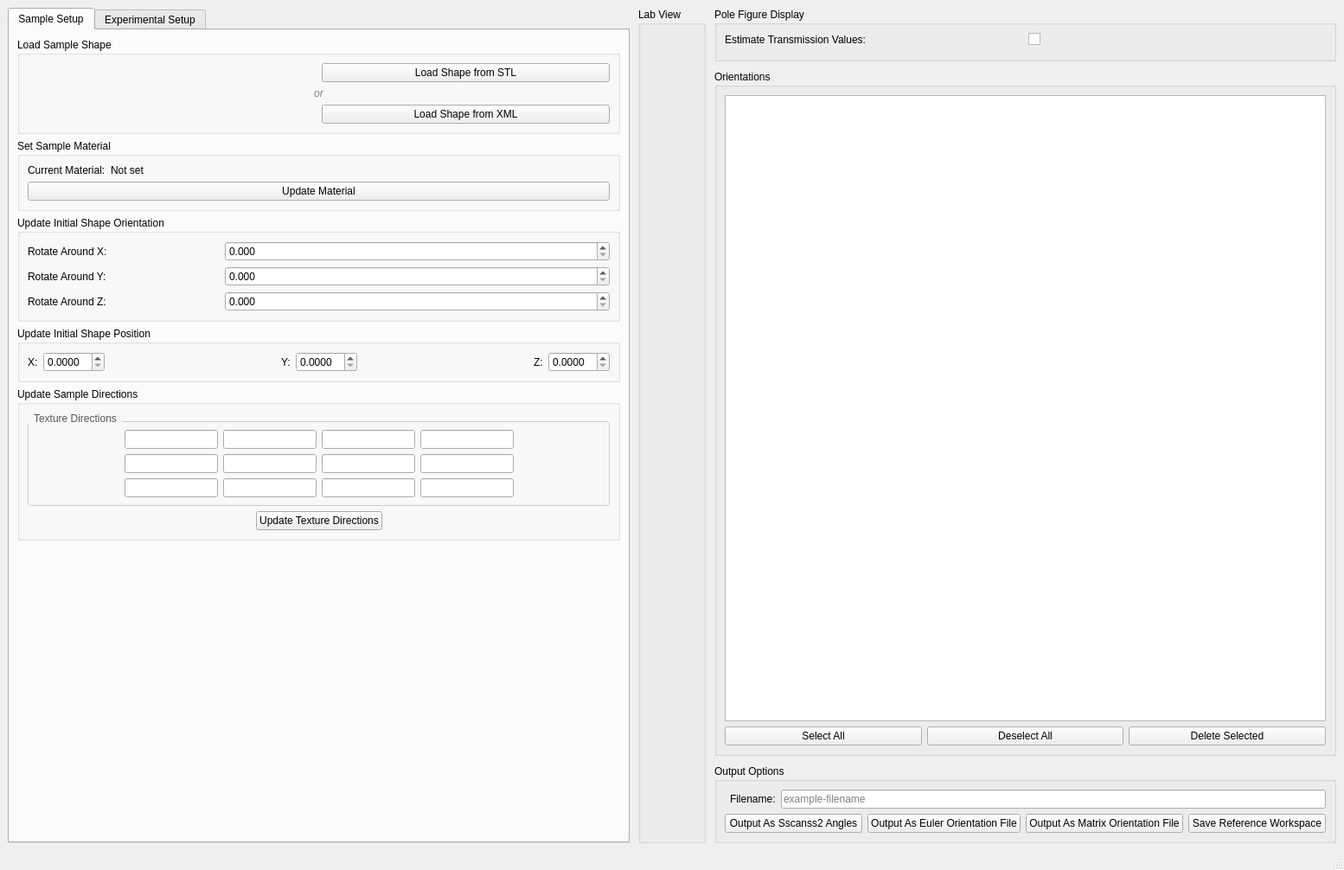
<?xml version="1.0" encoding="UTF-8"?>
<ui version="4.0">
 <class>MantidTextureTool</class>
 <widget class="QMainWindow" name="MantidTextureTool">
  <property name="geometry">
   <rect>
    <x>0</x>
    <y>0</y>
    <width>1554</width>
    <height>857</height>
   </rect>
  </property>
  <property name="windowTitle">
   <string>Mantid Texture Experiment Planner</string>
  </property>
  <widget class="QWidget" name="centralwidget">
   <layout class="QGridLayout" name="gridMain">
    <property name="spacing">
     <number>10</number>
    </property>
    <item row="0" column="0">
     <layout class="QVBoxLayout" name="leftColumn">
      <property name="spacing">
       <number>8</number>
      </property>
      <item>
       <widget class="QTabWidget" name="tabSetup">
        <widget class="QWidget" name="tabSample">
         <attribute name="title">
          <string>Sample Setup</string>
         </attribute>
         <layout class="QVBoxLayout" name="laySampleShape">
         <item>
          <widget class="QGroupBox" name="grpLoadShape">
           <property name="title">
            <string>Load Sample Shape</string>
           </property>
          <layout class="QVBoxLayout" name="layLoadShape">
           <item>
               <layout class="QHBoxLayout">
                   <item>
       <widget class="FileFinderWidget" name="finder_stl" native="true"/>
      </item>
                   <item>
            <widget class="QPushButton" name="btnSTL">
             <property name="text">
              <string>Load Shape from STL</string>
             </property>
            </widget>
           </item>
               </layout>
           </item>

              <item>
            <widget class="QLabel" name="label_or">
             <property name="styleSheet">
              <string notr="true">color: grey; font-style: italic;</string>
             </property>
             <property name="text">
              <string>or</string>
             </property>
             <property name="alignment">
              <set>Qt::AlignCenter</set>
             </property>
            </widget>
           </item>

              <item>
               <layout class="QHBoxLayout">
                   <item>
       <widget class="FileFinderWidget" name="finder_xml" native="true"/>
      </item>
                   <item>
            <widget class="QPushButton" name="btnXML">
             <property name="text">
              <string>Load Shape from XML</string>
             </property>
            </widget>
           </item>
               </layout>
           </item>




          </layout>
          </widget>
         </item>
         <item>
          <widget class="QGroupBox" name="grpSetMaterial">
           <property name="title">
            <string>Set Sample Material</string>
           </property>
           <layout class="QVBoxLayout" name="laySetMaterial">
            <item>
             <layout class="QHBoxLayout" name="layCurrentMaterial">
              <item>
               <widget class="QLabel" name="lblCurrentMaterial">
                <property name="text">
                 <string>Current Material:</string>
                </property>
               </widget>
              </item>
              <item>
               <widget class="QLabel" name="lblCurrentMaterialValue">
                <property name="text">
                 <string>Not set</string>
                </property>
               </widget>
              </item>
              <item>
               <spacer name="spacerCurrentMaterial">
                <property name="orientation">
                 <enum>Qt::Horizontal</enum>
                </property>
                <property name="sizeHint" stdset="0">
                 <size>
                  <width>40</width>
                  <height>0</height>
                 </size>
                </property>
               </spacer>
              </item>
             </layout>
            </item>
            <item>
             <widget class="QPushButton" name="btnSetMaterial">
              <property name="text">
               <string>Update Material</string>
              </property>
             </widget>
            </item>
           </layout>
          </widget>
         </item>
            <item>
              <widget class="QGroupBox" name="initOrientation">
               <property name="title">
                <string>Update Initial Shape Orientation</string>
               </property>
               <layout class="QGridLayout" name="layInitAxis">
                <item row="0" column="0">
                 <widget class="QLabel" name="lblInitX">
                  <property name="text">
                   <string>Rotate Around X:</string>
                  </property>
                 </widget>
                </item>
                <item row="0" column="1" colspan="2">
                 <widget class="QDoubleSpinBox" name="spnInitX">
                  <property name="decimals">
                   <number>3</number>
                  </property>
                 </widget>
                </item>
                <item row="1" column="0">
                 <widget class="QLabel" name="lblInitY">
                  <property name="text">
                   <string>Rotate Around Y:</string>
                  </property>
                 </widget>
                </item>
                <item row="1" column="1" colspan="2">
                 <widget class="QDoubleSpinBox" name="spnInitY">
                  <property name="decimals">
                   <number>3</number>
                  </property>
                 </widget>
                </item>

                   <item row="2" column="0">
                 <widget class="QLabel" name="lblInitZ">
                  <property name="text">
                   <string>Rotate Around Z:</string>
                  </property>
                 </widget>
                </item>
                <item row="2" column="1" colspan="2">
                 <widget class="QDoubleSpinBox" name="spnInitZ">
                  <property name="decimals">
                   <number>3</number>
                  </property>
                 </widget>
                </item>
               </layout>
              </widget>
             </item>

            <item>
              <widget class="QGroupBox" name="initPosition">
               <property name="title">
                <string>Update Initial Shape Position</string>
               </property>
               <layout class="QGridLayout" name="layInitAxis">
                <item row="0" column="0">
                 <widget class="QLabel" name="lblInitPX">
                  <property name="text">
                   <string>X:</string>
                  </property>
                 </widget>
                </item>
                <item row="0" column="1" colspan="1">
                 <widget class="QDoubleSpinBox" name="spnInitPX">
                  <property name="decimals">
                   <number>4</number>
                  </property>
                 </widget>
                </item>

                   <item row="0" column="2">
   <spacer name="spacer_left">
    <property name="orientation">
     <enum>Qt::Horizontal</enum>
    </property>
    <property name="sizeHint" stdset="0">
     <size>
      <width>40</width>
      <height>0</height>
     </size>
    </property>
   </spacer>
  </item>

                <item row="0" column="3">
                 <widget class="QLabel" name="lblInitPY">
                  <property name="text">
                   <string>Y:</string>
                  </property>
                 </widget>
                </item>
                <item row="0" column="4" colspan="1">
                 <widget class="QDoubleSpinBox" name="spnInitPY">
                  <property name="decimals">
                   <number>4</number>
                  </property>
                 </widget>
                </item>

                   <item row="0" column="5">
   <spacer name="spacer_left">
    <property name="orientation">
     <enum>Qt::Horizontal</enum>
    </property>
    <property name="sizeHint" stdset="0">
     <size>
      <width>40</width>
      <height>0</height>
     </size>
    </property>
   </spacer>
  </item>

                   <item row="0" column="6">
                 <widget class="QLabel" name="lblInitPZ">
                  <property name="text">
                   <string>Z:</string>
                  </property>
                 </widget>
                </item>
                <item row="0" column="7" colspan="1">
                 <widget class="QDoubleSpinBox" name="spnInitPZ">
                  <property name="decimals">
                   <number>4</number>
                  </property>
                 </widget>
                </item>
               </layout>
              </widget>
             </item>


        <item>
       <widget class="QGroupBox" name="grpDirectionWidgets">
        <property name="title">
         <string>Update Sample Directions</string>
        </property>
        <layout class="QVBoxLayout" name="vboxDirectionWidgets">
         <item>
          <widget class="QGroupBox" name="groupBox_textureVectors">
     <property name="title">
      <string>Texture Directions</string>
     </property>
 <property name="styleSheet">
  <string notr="true">
   QGroupBox {
    border: 1px solid #ccc;
    border-radius: 4px;
    margin-top: 10px;
   }
   QGroupBox::title {
    subcontrol-origin: margin;
    subcontrol-position: top left;
    padding: 0 5px;
    font-weight: normal;
    color: #555;
   }
  </string>
 </property>
     <layout class="QGridLayout">
      <item row="0" column="0">
   <spacer name="spacer_left">
    <property name="orientation">
     <enum>Qt::Horizontal</enum>
    </property>
    <property name="sizeHint" stdset="0">
     <size>
      <width>40</width>
      <height>20</height>
     </size>
    </property>
   </spacer>
  </item>
         <item row="0" column="1">
       <widget class="QLineEdit" name="lineedit_RD">
               <property name="text">
           <string/>
          </property>
        <property name="maximumWidth">
      <number>30</number>
    </property>
    <property name="sizePolicy">
      <sizepolicy hsizetype="Fixed" vsizetype="Preferred">
        <horstretch>0</horstretch>
        <verstretch>0</verstretch>
      </sizepolicy>
    </property>
         </widget>
      </item>
      <item row="0" column="2">
       <widget class="QLineEdit" name="lineedit_RD0">
               <property name="text">
           <string/>
          </property>
        <property name="maximumWidth">
      <number>30</number>
    </property>
    <property name="sizePolicy">
      <sizepolicy hsizetype="Fixed" vsizetype="Preferred">
        <horstretch>0</horstretch>
        <verstretch>0</verstretch>
      </sizepolicy>
    </property>
         </widget>
      </item>
      <item row="0" column="3">
       <widget class="QLineEdit" name="lineedit_RD1">
               <property name="text">
           <string/>
          </property>
        <property name="maximumWidth">
      <number>30</number>
    </property>
    <property name="sizePolicy">
      <sizepolicy hsizetype="Fixed" vsizetype="Preferred">
        <horstretch>0</horstretch>
        <verstretch>0</verstretch>
      </sizepolicy>
    </property>
         </widget>
      </item>
      <item row="0" column="4">
       <widget class="QLineEdit" name="lineedit_RD2">
               <property name="text">
           <string/>
          </property>
        <property name="maximumWidth">
      <number>30</number>
    </property>
    <property name="sizePolicy">
      <sizepolicy hsizetype="Fixed" vsizetype="Preferred">
        <horstretch>0</horstretch>
        <verstretch>0</verstretch>
      </sizepolicy>
    </property>
         </widget>
      </item>
         <item row="1" column="1">
       <widget class="QLineEdit" name="lineedit_ND">
               <property name="text">
           <string/>
          </property>
        <property name="maximumWidth">
      <number>30</number>
    </property>
    <property name="sizePolicy">
      <sizepolicy hsizetype="Fixed" vsizetype="Preferred">
        <horstretch>0</horstretch>
        <verstretch>0</verstretch>
      </sizepolicy>
    </property>
         </widget>
      </item>
      <item row="1" column="2">
       <widget class="QLineEdit" name="lineedit_ND0">
               <property name="text">
           <string/>
          </property>
        <property name="maximumWidth">
      <number>30</number>
    </property>
    <property name="sizePolicy">
      <sizepolicy hsizetype="Fixed" vsizetype="Preferred">
        <horstretch>0</horstretch>
        <verstretch>0</verstretch>
      </sizepolicy>
    </property>
         </widget>
      </item>
      <item row="1" column="3">
       <widget class="QLineEdit" name="lineedit_ND1">
               <property name="text">
           <string/>
          </property>
        <property name="maximumWidth">
      <number>30</number>
    </property>
    <property name="sizePolicy">
      <sizepolicy hsizetype="Fixed" vsizetype="Preferred">
        <horstretch>0</horstretch>
        <verstretch>0</verstretch>
      </sizepolicy>
    </property>
         </widget>
      </item>
      <item row="1" column="4">
       <widget class="QLineEdit" name="lineedit_ND2">
               <property name="text">
           <string/>
          </property>
        <property name="maximumWidth">
      <number>30</number>
    </property>
    <property name="sizePolicy">
      <sizepolicy hsizetype="Fixed" vsizetype="Preferred">
        <horstretch>0</horstretch>
        <verstretch>0</verstretch>
      </sizepolicy>
    </property>
         </widget>
      </item>
      <item row="2" column="1">
       <widget class="QLineEdit" name="lineedit_TD">
               <property name="text">
           <string/>
          </property>
        <property name="maximumWidth">
      <number>30</number>
    </property>
    <property name="sizePolicy">
      <sizepolicy hsizetype="Fixed" vsizetype="Preferred">
        <horstretch>0</horstretch>
        <verstretch>0</verstretch>
      </sizepolicy>
    </property>
         </widget>
      </item>
      <item row="2" column="2">
       <widget class="QLineEdit" name="lineedit_TD0">
               <property name="text">
           <string/>
          </property>
        <property name="maximumWidth">
      <number>30</number>
    </property>
    <property name="sizePolicy">
      <sizepolicy hsizetype="Fixed" vsizetype="Preferred">
        <horstretch>0</horstretch>
        <verstretch>0</verstretch>
      </sizepolicy>
    </property>
         </widget>
      </item>
      <item row="2" column="3">
       <widget class="QLineEdit" name="lineedit_TD1">
               <property name="text">
           <string/>
          </property>
        <property name="maximumWidth">
      <number>30</number>
    </property>
    <property name="sizePolicy">
      <sizepolicy hsizetype="Fixed" vsizetype="Preferred">
        <horstretch>0</horstretch>
        <verstretch>0</verstretch>
      </sizepolicy>
    </property>
         </widget>
      </item>
      <item row="2" column="4">
       <widget class="QLineEdit" name="lineedit_TD2">
               <property name="text">
           <string/>
          </property>
        <property name="maximumWidth">
      <number>30</number>
    </property>
    <property name="sizePolicy">
      <sizepolicy hsizetype="Fixed" vsizetype="Preferred">
        <horstretch>0</horstretch>
        <verstretch>0</verstretch>
      </sizepolicy>
    </property>
         </widget>
      </item>
      <item row="2" column="5">
   <spacer name="spacer_left">
    <property name="orientation">
     <enum>Qt::Horizontal</enum>
    </property>
    <property name="sizeHint" stdset="0">
     <size>
      <width>40</width>
      <height>20</height>
     </size>
    </property>
   </spacer>
  </item>
     </layout>
    </widget>
         </item>

            <item>
                    <layout  class="QHBoxLayout">
                        <item>
            <spacer name="spGroupStretch">
             <property name="orientation">
              <enum>Qt::Horizontal</enum>
             </property>
             <property name="sizeHint" stdset="0">
              <size>
               <width>40</width>
               <height>0</height>
              </size>
             </property>
            </spacer>
           </item>
            <item>
            <widget class="QPushButton" name="updateDirs">
             <property name="text">
              <string>Update Texture Directions</string>
             </property>
            </widget>
           </item>
                      <item>
            <spacer name="spGroupStretch">
             <property name="orientation">
              <enum>Qt::Horizontal</enum>
             </property>
             <property name="sizeHint" stdset="0">
              <size>
               <width>40</width>
               <height>0</height>
              </size>
             </property>
            </spacer>
           </item>
                    </layout>
            </item>

        </layout>
       </widget>
      </item>
      <item>
       <spacer name="spSampleStretch">
        <property name="orientation">
         <enum>Qt::Vertical</enum>
        </property>
        <property name="sizeHint" stdset="0">
         <size>
          <width>20</width>
          <height>40</height>
         </size>
        </property>
       </spacer>
      </item>
        </layout>
       </widget>
        <widget class="QWidget" name="tabExperiment">
         <attribute name="title">
          <string>Experimental Setup</string>
         </attribute>
        <layout class="QVBoxLayout" name="layExperimentalSetup">
         <item>
          <layout class="QHBoxLayout" name="laySampleGroupRow">
           <item>
            <widget class="QLabel" name="lblInstr">
             <property name="text">
              <string>Instrument: </string>
             </property>
            </widget>
           </item>
           <item>
            <widget class="QComboBox" name="cmbInstr"/>
           </item>
           <item>
            <spacer name="spGroupStretch">
             <property name="orientation">
              <enum>Qt::Horizontal</enum>
             </property>
             <property name="sizeHint" stdset="0">
              <size>
               <width>40</width>
               <height>20</height>
              </size>
             </property>
            </spacer>
           </item>
           <item>
            <widget class="QLabel" name="lblGroup">
             <property name="text">
              <string>Group:</string>
             </property>
            </widget>
           </item>
           <item>
            <widget class="QComboBox" name="cmbGroup"/>
           </item>
          </layout>
         </item>
         <item>
          <layout class="QHBoxLayout" name="layCustomInstrRow">
           <item>
            <widget class="QLabel" name="lblCustomInstr">
             <property name="text">
              <string>Custom Instrument:</string>
             </property>
            </widget>
           </item>
           <item>
            <widget class="QLineEdit" name="edt_custom_instr"/>
           </item>
          </layout>
         </item>
         <item>
          <widget class="FileFinderWidget" name="finder_grouping" native="true"/>
         </item>
         <item>
          <layout class="QHBoxLayout" name="layUpdateInstrRow">
           <item>
            <spacer name="spUpdateInstrLeft">
             <property name="orientation">
              <enum>Qt::Horizontal</enum>
             </property>
             <property name="sizeHint" stdset="0">
              <size>
               <width>40</width>
               <height>20</height>
              </size>
             </property>
            </spacer>
           </item>
           <item>
            <widget class="QPushButton" name="btnUpdateInstr">
             <property name="text">
              <string>Update Instrument</string>
             </property>
            </widget>
           </item>
           <item>
            <spacer name="spUpdateInstrRight">
             <property name="orientation">
              <enum>Qt::Horizontal</enum>
             </property>
             <property name="sizeHint" stdset="0">
              <size>
               <width>40</width>
               <height>20</height>
              </size>
             </property>
            </spacer>
           </item>
          </layout>
         </item>
         <item>
       <widget class="QGroupBox" name="grpGaugeVol">
        <property name="title">
         <string>Gauge Volume Options</string>
        </property>
        <layout class="QVBoxLayout" name="gaugeVolLayout">
         <item>
          <widget class="QComboBox" name="combo_shapeMethod">
           <item>
            <property name="text">
             <string>4mmCube</string>
            </property>
           </item>
           <item>
            <property name="text">
             <string>Custom Shape</string>
            </property>
           </item>
           <item>
            <property name="text">
             <string>No Gauge Volume</string>
            </property>
           </item>
          </widget>
         </item>
         <item>
          <layout class="QHBoxLayout">
           <item>
            <widget class="FileFinderWidget" name="finder_gauge_vol" native="true"/>
           </item>
          </layout>
         </item>
         <item>
          <layout class="QHBoxLayout" name="gaugeVolButtons">
           <item>
            <widget class="QPushButton" name="setGV">
             <property name="text">
              <string>Set Gauge Volume</string>
             </property>
            </widget>
           </item>
           <item>
            <widget class="QPushButton" name="clearGV">
             <property name="text">
              <string>Clear Gauge Volume</string>
             </property>
             <property name="toolTip">
              <string>Remove any active gauge volume (equivalent to selecting "No Gauge Volume" and pressing Set Gauge Volume).</string>
             </property>
            </widget>
           </item>
          </layout>
         </item>
        </layout>
       </widget>
      </item>
      <item>
       <widget class="QGroupBox" name="grpOrientationFile">
        <property name="title">
         <string>Load Orientation File</string>
        </property>
        <layout class="QVBoxLayout" name="vboxOrientationFiles">
         <item>
                 <layout class="QHBoxLayout" name="horizLayout_loadFiles">
      <item>
       <widget class="FileFinderWidget" name="finder_orient" native="true"/>
      </item>
        <item>
   <widget class="QPushButton" name="btnOrient">
    <property name="text">
     <string>Load Orientation File</string>
    </property>
   </widget>
  </item>
                 </layout>
         </item>
        </layout>
       </widget>
      </item>
      <item>
       <widget class="QGroupBox" name="grpGoniometer">
        <property name="title">
         <string>Goniometers</string>
        </property>
        <layout class="QVBoxLayout" name="layGoniometer">
         <item>
          <layout class="QGridLayout" name="gridGonioTop">
           <item row="0" column="0">
            <widget class="QLabel" name="lblNumAxes">
             <property name="text">
              <string>Num axes:</string>
             </property>
            </widget>
           </item>
           <item row="0" column="2">
            <widget class="QSpinBox" name="spnNumAxes">
             <property name="minimum">
              <number>1</number>
             </property>
             <property name="maximum">
              <number>6</number>
             </property>
             <property name="value">
              <number>2</number>
             </property>
            </widget>
           </item>
           <item row="1" column="0">
            <widget class="QLabel" name="lblStepSize">
             <property name="text">
              <string>Step size:</string>
             </property>
            </widget>
           </item>
           <item row="1" column="2">
            <widget class="QDoubleSpinBox" name="spnStepSize">
             <property name="decimals">
              <number>3</number>
             </property>
             <property name="singleStep">
              <double>1.000000000000000</double>
             </property>
             <property name="value">
              <double>15.000000000000000</double>
             </property>
            </widget>
           </item>
              <item row="2" column="0">
            <widget class="QLabel" name="lblNumAxes">
             <property name="text">
              <string>Current Orientation Index:</string>
             </property>
            </widget>
           </item>
           <item row="2" column="2">
            <widget class="QSpinBox" name="spnIndex">
             <property name="minimum">
              <number>1</number>
             </property>
             <property name="maximum">
              <number>1</number>
             </property>
             <property name="value">
              <number>1</number>
             </property>
            </widget>
           </item>

              <item row="3" column="1">
            <widget class="QPushButton" name="addOrientation">
             <property name="text">
              <string>Add Orientation</string>
             </property>
            </widget>
           </item>

          </layout>
         </item>
         <item>
          <widget class="QScrollArea" name="scrollAxes">
           <property name="sizePolicy">
            <sizepolicy hsizetype="Expanding" vsizetype="MinimumExpanding">
             <horstretch>0</horstretch>
             <verstretch>1</verstretch>
            </sizepolicy>
           </property>
           <property name="minimumSize">
            <size>
             <width>0</width>
             <height>500</height>
            </size>
           </property>
           <property name="widgetResizable">
            <bool>true</bool>
           </property>
           <property name="verticalScrollBarPolicy">
            <enum>Qt::ScrollBarAsNeeded</enum>
           </property>
           <widget class="QWidget" name="scrollAxesContents">
            <property name="geometry">
             <rect>
              <x>0</x>
              <y>0</y>
              <width>463</width>
              <height>400</height>
             </rect>
            </property>
            <layout class="QGridLayout" name="gridAxes">
             <property name="spacing">
              <number>8</number>
             </property>
             <item row="0" column="0">
              <widget class="QGroupBox" name="axis0">
               <property name="title">
                <string>Axis 0</string>
               </property>
               <layout class="QGridLayout" name="layAxis0">
                <item row="0" column="0">
                 <widget class="QLabel" name="lblVec0">
                  <property name="text">
                   <string>Vector:</string>
                  </property>
                 </widget>
                </item>
                <item row="0" column="1" colspan="2">
                 <widget class="QLineEdit" name="edtVec0">
                  <property name="text">
                   <string>1,0,0</string>
                  </property>
                 </widget>
                </item>
                <item row="1" column="0">
                 <widget class="QLabel" name="lblSense0">
                  <property name="text">
                   <string>Sense:</string>
                  </property>
                 </widget>
                </item>
                <item row="1" column="1" colspan="2">
                 <widget class="QComboBox" name="cmbSense0">
                  <item>
                   <property name="text">
                    <string>Clockwise</string>
                   </property>
                  </item>
                  <item>
                   <property name="text">
                    <string>Counterclockwise</string>
                   </property>
                  </item>
                 </widget>
                </item>
                <item row="2" column="0">
                 <widget class="QLabel" name="lblAngle0">
                  <property name="text">
                   <string>Angle:</string>
                  </property>
                 </widget>
                </item>
                <item row="2" column="1" colspan="2">
                 <widget class="QDoubleSpinBox" name="spnAngle0">
                  <property name="decimals">
                   <number>3</number>
                  </property>
                  <property name="value">
                   <double>0.000000000000000</double>
                  </property>
                 </widget>
                </item>
               </layout>
              </widget>
             </item>
             <item row="0" column="1">
              <widget class="QGroupBox" name="axis1">
               <property name="title">
                <string>Axis 1</string>
               </property>
               <layout class="QGridLayout" name="layAxis1">
                <item row="0" column="0">
                 <widget class="QLabel" name="lblVec1">
                  <property name="text">
                   <string>Vector:</string>
                  </property>
                 </widget>
                </item>
                <item row="0" column="1" colspan="2">
                 <widget class="QLineEdit" name="edtVec1">
                  <property name="text">
                   <string>1,0,0</string>
                  </property>
                 </widget>
                </item>
                <item row="1" column="0">
                 <widget class="QLabel" name="lblSense1">
                  <property name="text">
                   <string>Sense:</string>
                  </property>
                 </widget>
                </item>
                <item row="1" column="1" colspan="2">
                 <widget class="QComboBox" name="cmbSense1">
                  <item>
                   <property name="text">
                    <string>Clockwise</string>
                   </property>
                  </item>
                  <item>
                   <property name="text">
                    <string>Counterclockwise</string>
                   </property>
                  </item>
                 </widget>
                </item>
                <item row="2" column="0">
                 <widget class="QLabel" name="lblAngle1">
                  <property name="text">
                   <string>Angle:</string>
                  </property>
                 </widget>
                </item>
                <item row="2" column="1" colspan="2">
                 <widget class="QDoubleSpinBox" name="spnAngle1">
                  <property name="decimals">
                   <number>3</number>
                  </property>
                 </widget>
                </item>
               </layout>
              </widget>
             </item>
             <item row="1" column="0">
              <widget class="QGroupBox" name="axis2">
               <property name="title">
                <string>Axis 2</string>
               </property>
               <layout class="QGridLayout" name="layAxis2">
                <item row="0" column="0">
                 <widget class="QLabel" name="lblVec2">
                  <property name="text">
                   <string>Vector:</string>
                  </property>
                 </widget>
                </item>
                <item row="0" column="1" colspan="2">
                 <widget class="QLineEdit" name="edtVec2">
                  <property name="text">
                   <string>1,0,0</string>
                  </property>
                 </widget>
                </item>
                <item row="1" column="0">
                 <widget class="QLabel" name="lblSense2">
                  <property name="text">
                   <string>Sense:</string>
                  </property>
                 </widget>
                </item>
                <item row="1" column="1" colspan="2">
                 <widget class="QComboBox" name="cmbSense2">
                  <item>
                   <property name="text">
                    <string>Clockwise</string>
                   </property>
                  </item>
                  <item>
                   <property name="text">
                    <string>Counterclockwise</string>
                   </property>
                  </item>
                 </widget>
                </item>
                <item row="2" column="0">
                 <widget class="QLabel" name="lblAngle2">
                  <property name="text">
                   <string>Angle:</string>
                  </property>
                 </widget>
                </item>
                <item row="2" column="1" colspan="2">
                 <widget class="QDoubleSpinBox" name="spnAngle2">
                  <property name="decimals">
                   <number>3</number>
                  </property>
                 </widget>
                </item>
               </layout>
              </widget>
             </item>
             <item row="1" column="1">
              <widget class="QGroupBox" name="axis3">
               <property name="title">
                <string>Axis 3</string>
               </property>
               <layout class="QGridLayout" name="layAxis3">
                <item row="0" column="0">
                 <widget class="QLabel" name="lblVec3">
                  <property name="text">
                   <string>Vector:</string>
                  </property>
                 </widget>
                </item>
                <item row="0" column="1" colspan="2">
                 <widget class="QLineEdit" name="edtVec3">
                  <property name="text">
                   <string>1,0,0</string>
                  </property>
                 </widget>
                </item>
                <item row="1" column="0">
                 <widget class="QLabel" name="lblSense3">
                  <property name="text">
                   <string>Sense:</string>
                  </property>
                 </widget>
                </item>
                <item row="1" column="1" colspan="2">
                 <widget class="QComboBox" name="cmbSense3">
                  <item>
                   <property name="text">
                    <string>Clockwise</string>
                   </property>
                  </item>
                  <item>
                   <property name="text">
                    <string>Counterclockwise</string>
                   </property>
                  </item>
                 </widget>
                </item>
                <item row="2" column="0">
                 <widget class="QLabel" name="lblAngle3">
                  <property name="text">
                   <string>Angle:</string>
                  </property>
                 </widget>
                </item>
                <item row="2" column="1" colspan="2">
                 <widget class="QDoubleSpinBox" name="spnAngle3">
                  <property name="decimals">
                   <number>3</number>
                  </property>
                 </widget>
                </item>
               </layout>
              </widget>
             </item>
             <item row="2" column="0">
              <widget class="QGroupBox" name="axis4">
               <property name="title">
                <string>Axis 4</string>
               </property>
               <layout class="QGridLayout" name="layAxis4">
                <item row="0" column="0">
                 <widget class="QLabel" name="lblVec4">
                  <property name="text">
                   <string>Vector:</string>
                  </property>
                 </widget>
                </item>
                <item row="0" column="1" colspan="2">
                 <widget class="QLineEdit" name="edtVec4">
                  <property name="text">
                   <string>1,0,0</string>
                  </property>
                 </widget>
                </item>
                <item row="1" column="0">
                 <widget class="QLabel" name="lblSense4">
                  <property name="text">
                   <string>Sense:</string>
                  </property>
                 </widget>
                </item>
                <item row="1" column="1" colspan="2">
                 <widget class="QComboBox" name="cmbSense4">
                  <item>
                   <property name="text">
                    <string>Clockwise</string>
                   </property>
                  </item>
                  <item>
                   <property name="text">
                    <string>Counterclockwise</string>
                   </property>
                  </item>
                 </widget>
                </item>
                <item row="2" column="0">
                 <widget class="QLabel" name="lblAngle4">
                  <property name="text">
                   <string>Angle:</string>
                  </property>
                 </widget>
                </item>
                <item row="2" column="1" colspan="2">
                 <widget class="QDoubleSpinBox" name="spnAngle4">
                  <property name="decimals">
                   <number>3</number>
                  </property>
                 </widget>
                </item>
               </layout>
              </widget>
             </item>
             <item row="2" column="1">
              <widget class="QGroupBox" name="axis5">
               <property name="title">
                <string>Axis 5</string>
               </property>
               <layout class="QGridLayout" name="layAxis5">
                <item row="0" column="0">
                 <widget class="QLabel" name="lblVec5">
                  <property name="text">
                   <string>Vector:</string>
                  </property>
                 </widget>
                </item>
                <item row="0" column="1" colspan="2">
                 <widget class="QLineEdit" name="edtVec5">
                  <property name="text">
                   <string>1,0,0</string>
                  </property>
                 </widget>
                </item>
                <item row="1" column="0">
                 <widget class="QLabel" name="lblSense5">
                  <property name="text">
                   <string>Sense:</string>
                  </property>
                 </widget>
                </item>
                <item row="1" column="1" colspan="2">
                 <widget class="QComboBox" name="cmbSense5">
                  <item>
                   <property name="text">
                    <string>Clockwise</string>
                   </property>
                  </item>
                  <item>
                   <property name="text">
                    <string>Counterclockwise</string>
                   </property>
                  </item>
                 </widget>
                </item>
                <item row="2" column="0">
                 <widget class="QLabel" name="lblAngle5">
                  <property name="text">
                   <string>Angle:</string>
                  </property>
                 </widget>
                </item>
                <item row="2" column="1" colspan="2">
                 <widget class="QDoubleSpinBox" name="spnAngle5">
                  <property name="decimals">
                   <number>3</number>
                  </property>
                 </widget>
                </item>
               </layout>
              </widget>
             </item>
            </layout>
           </widget>
          </widget>
         </item>
        </layout>
       </widget>
      </item>
      <item>
       <spacer name="spExperimentStretch">
        <property name="orientation">
         <enum>Qt::Vertical</enum>
        </property>
        <property name="sizeHint" stdset="0">
         <size>
          <width>20</width>
          <height>40</height>
         </size>
        </property>
       </spacer>
      </item>
        </layout>
       </widget>
       </widget>
      </item>
     </layout>
    </item>
    <item row="0" column="1">
     <widget class="QGroupBox" name="grpSampleFigure">
      <property name="title">
       <string>Lab View</string>
      </property>
      <layout class="QVBoxLayout" name="laySampleFigure">
       <item>
        <widget class="QWidget" name="labCanvas" native="true"/>
      </item>
      </layout>
     </widget>
    </item>
    <item row="0" column="2">
     <layout class="QVBoxLayout" name="rightColumn">

      <item>
       <widget class="QGroupBox" name="grpPoleFigure">
        <property name="title">
         <string>Pole Figure Display</string>
        </property>
        <layout class="QVBoxLayout" name="layPoleFigure">

         <item>
          <layout class="QHBoxLayout">
            <item>
              <widget class="QLabel" name="lblShowTransmission">
                <property name="text">
                  <string>Estimate Transmission Values:</string>
                </property>
              </widget>
            </item>
            <item>
              <widget class="QCheckBox" name="chkTransmission"/>
            </item>
          </layout>
         </item>

         <item>
        <widget class="QWidget" name="projCanvas" native="true"/>
      </item>

        </layout>
       </widget>
      </item>
      <item>
       <widget class="QGroupBox" name="grpDynamicTable">
        <property name="title">
         <string>Orientations</string>
        </property>
        <layout class="QVBoxLayout" name="layDynamicTable">
         <item>
          <widget class="QTableWidget" name="tableWidget"/>
         </item>
         <item>
          <layout class="QHBoxLayout" name="tableButtons">
           <item>
            <widget class="QPushButton" name="selectAll">
             <property name="text">
              <string>Select All</string>
             </property>
            </widget>
           </item>
           <item>
            <widget class="QPushButton" name="deselectAll">
             <property name="text">
              <string>Deselect All</string>
             </property>
            </widget>
           </item>
           <item>
            <widget class="QPushButton" name="deleteSelected">
             <property name="text">
              <string>Delete Selected</string>
             </property>
            </widget>
           </item>
          </layout>
         </item>
        </layout>
       </widget>
      </item>
      <item>
       <widget class="QGroupBox" name="grpOutputs">
        <property name="title">
         <string>Output Options</string>
        </property>

           <layout class = "QVBoxLayout">
               <item>
               <layout class="QHBoxLayout">
                   <item>
       <widget class="FileFinderWidget" name="finder_save_dir" native="true"/>
      </item>
                   <item>
                       <widget class="QLabel" name="lblSaveFile">
                  <property name="text">
                   <string>Filename:</string>
                  </property>
                 </widget>
                   </item>
                   <item>
            <widget class="QLineEdit" name="saveFileLine">
             <property name="placeholderText">
              <string>example-filename</string>
             </property>
            </widget>
           </item>
               </layout>
           </item>

           <item>
        <layout class="QHBoxLayout" name="outputButtons">
         <item>
          <widget class="QPushButton" name="toSscanss">
           <property name="text">
            <string>Output As Sscanss2 Angles</string>
           </property>
          </widget>
         </item>
         <item>
          <widget class="QPushButton" name="toEuler">
           <property name="text">
            <string>Output As Euler Orientation File</string>
           </property>
          </widget>
         </item>
         <item>
          <widget class="QPushButton" name="toMatrix">
           <property name="text">
            <string>Output As Matrix Orientation File</string>
           </property>
          </widget>
         </item>
         <item>
          <widget class="QPushButton" name="toRefWs">
           <property name="text">
            <string>Save Reference Workspace</string>
           </property>
           <property name="toolTip">
            <string>Save the sample (shape, position, initial orientation and material) as a NeXus reference workspace compatible with the EngDiff "Load Reference Workspace" option.</string>
           </property>
          </widget>
         </item>
        </layout>
           </item>
           </layout>


       </widget>
      </item>
     </layout>
    </item>
   </layout>
  </widget>
  <widget class="QStatusBar" name="statusbar"/>
 </widget>
     <customwidgets>
  <customwidget>
   <class>FileFinderWidget</class>
   <extends>QWidget</extends>
   <header>mantidqt.widgets.filefinderwidget</header>
   <container>1</container>
  </customwidget>
 </customwidgets>
 <resources/>
 <connections/>
</ui>
